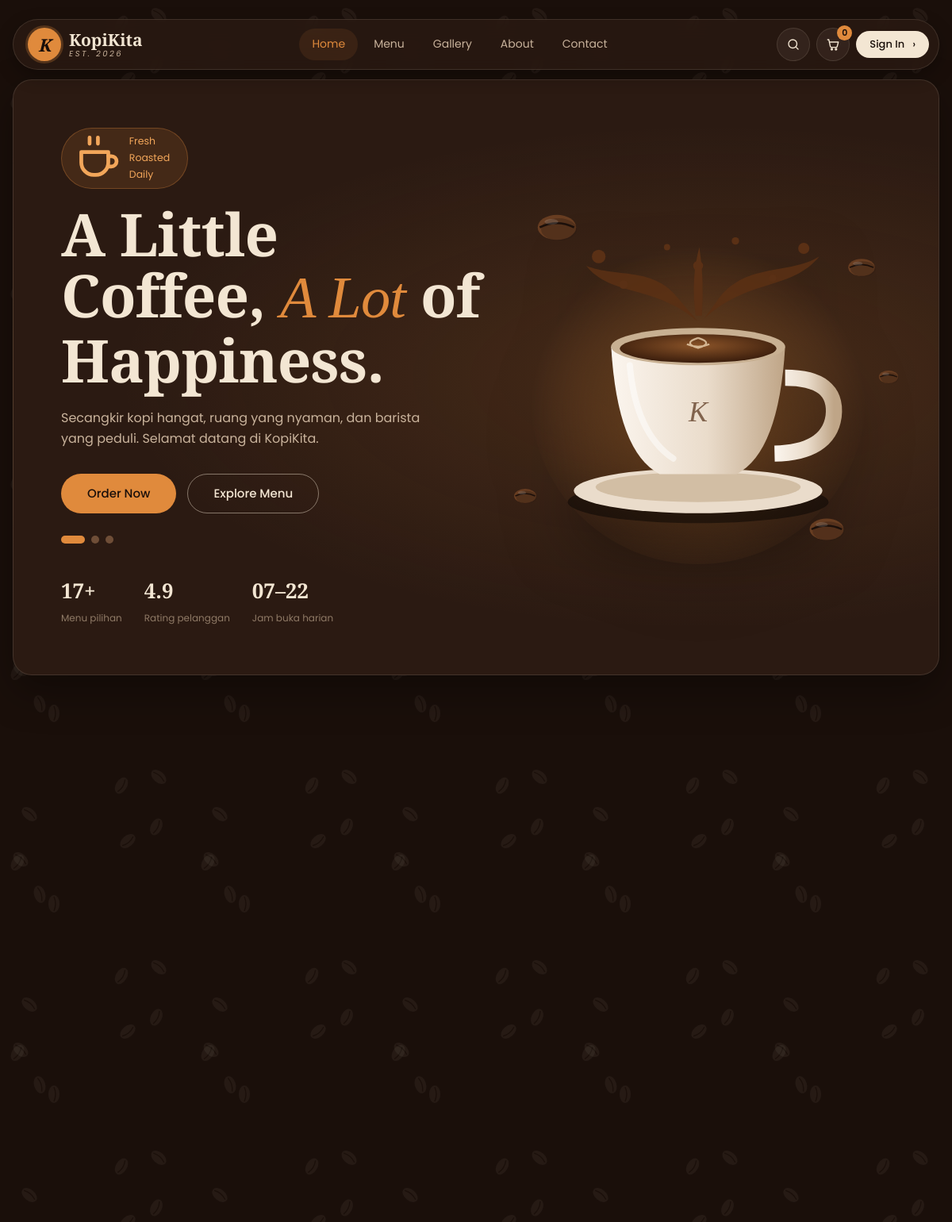
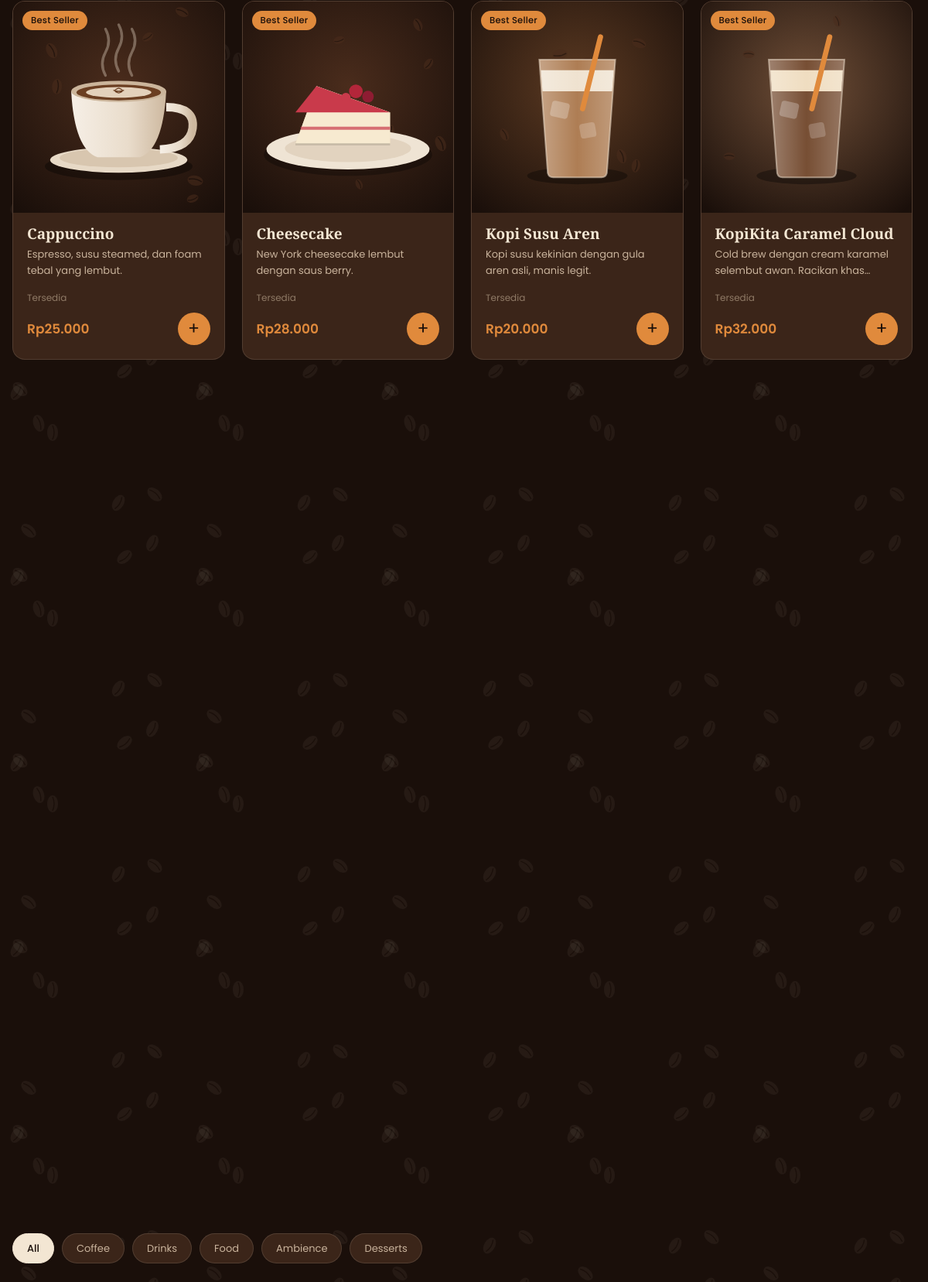
The page / (upper part) on the database its author committed (2 pictures, top to bottom).
### tables this page shows
CREATE TABLE `products` (
  `id`              BIGINT UNSIGNED NOT NULL AUTO_INCREMENT,
  `category_id`     BIGINT UNSIGNED NOT NULL,
  `sku`             VARCHAR(40)  NOT NULL,
  `name`            VARCHAR(120) NOT NULL,
  `slug`            VARCHAR(140) NOT NULL,
  `description`     TEXT         NULL,
  `price`           DECIMAL(12,2) NOT NULL,
  `stock`           INT UNSIGNED NOT NULL DEFAULT 0,
  `min_stock`       INT UNSIGNED NOT NULL DEFAULT 10,
  `image`           VARCHAR(255) NULL,
  `has_size_option` TINYINT(1)   NOT NULL DEFAULT 1,
  `is_best_seller`  TINYINT(1)   NOT NULL DEFAULT 0,
  `is_available`    TINYINT(1)   NOT NULL DEFAULT 1,
  `created_at`      DATETIME     NOT NULL,
  `updated_at`      DATETIME     NOT NULL,
  PRIMARY KEY (`id`),
  UNIQUE KEY `uq_products_sku` (`sku`),
  UNIQUE KEY `uq_products_slug` (`slug`),
  KEY `idx_products_category` (`category_id`),
  KEY `idx_products_available` (`is_available`),
  KEY `idx_products_best` (`is_best_seller`),
  CONSTRAINT `fk_products_category` FOREIGN KEY (`category_id`) REFERENCES `categories` (`id`)
    ON UPDATE CASCADE ON DELETE RESTRICT
);

### includes/auth.php (called while the page is built, shortened)
<?php
require_once __DIR__ . '/functions.php';
function current_user(): ?array
{
    static $user = false;
    if ($user !== false) {
        return $user;
    }
    if (empty($_SESSION['user_id'])) {
        return null;
    }
    $st = db()->prepare('SELECT u.id, u.name, u.username, u.email, u.role, u.avatar, u.is_active, c.id AS customer_id
                         FROM users u LEFT JOIN customers c ON c.user_id = u.id WHERE u.id = ? LIMIT 1');
    $st->execute([$_SESSION['user_id']]);
    $row = $st->fetch();
    $user = $row;
    return $user;
}

### index.php (the view, shortened to what this page needs)
<?php
require_once __DIR__ . '/includes/auth.php';
require_once __DIR__ . '/includes/components.php';
$pdo = db();
$best = $pdo->query('SELECT p.*, c.slug AS category_slug FROM products p JOIN categories c ON c.id = p.category_id
                     WHERE p.is_best_seller = 1 AND p.is_available = 1 AND c.is_active = 1 ORDER BY p.name LIMIT 10')->fetchAll();
$collections = [];
foreach (GALLERY_COLLECTIONS as $key => $label) {
    $st = $pdo->prepare('SELECT * FROM gallery_images WHERE collection = ? AND is_active = 1 ORDER BY sort_order, id');
    $st->execute([$key]);
    $imgs = $st->fetchAll();
    if ($imgs) {
        $collections[$key] = ['label' => $label, 'images' => $imgs];
    }
}
$user = current_user();
$customerArea = $user && $user['role'] === 'customer';
require __DIR__ . '/includes/header.php';
?>
<section class="hero">
    <div class="container">
        <div class="panel hero-panel">
            <div class="hero-slider">
                <div class="hero-slide active">
                    <span class="promo-tag"><?= icon('coffee') ?> Fresh Roasted Daily</span>
                    <h1>A Little Coffee, <em>A Lot</em> of Happiness.</h1>
                    <p class="hero-lead">Secangkir kopi hangat, ruang yang nyaman, dan barista yang peduli. Selamat datang di KopiKita.</p>
                    <div class="hero-actions">
                        <a href="<?= e(url($menuUrl)) ?>" class="btn btn-primary btn-lg">Order Now</a>
                        <a href="<?= e(url($menuUrl)) ?>" class="btn btn-secondary btn-lg">Explore Menu</a>
                    </div>
                </div>
                <div class="slider-dots"></div>
                <div class="hero-meta">
                    <div><strong>17+</strong><span>Menu pilihan</span></div>
                    <div><strong>4.9</strong><span>Rating pelanggan</span></div>
                    <div><strong>07–22</strong><span>Jam buka harian</span></div>
                </div>
            </div>
            <div class="hero-visual" aria-hidden="true">
                <img class="cup" src="<?= e(url('assets/images/ui/hero-cup.svg')) ?>" alt="">
                <img class="bean b1" src="<?= e(url('assets/images/ui/bean.svg')) ?>" alt="">
                <img class="bean b2" src="<?= e(url('assets/images/ui/bean.svg')) ?>" alt="">
                <img class="bean b3" src="<?= e(url('assets/images/ui/bean.svg')) ?>" alt="">
                <img class="bean b4" src="<?= e(url('assets/images/ui/bean.svg')) ?>" alt="">
                <img class="bean b5" src="<?= e(url('assets/images/ui/bean.svg')) ?>" alt="">
            </div>
        </div>
    </div>
</section>
<section class="section" id="signature">
    <div class="container">
        <div class="carousel" data-carousel>
            <div class="carousel-track">
                <?php foreach ($best as $p) { echo render_product_card($p, $customerArea); } ?>
            </div>
        </div>
    </div>
</section>
<section class="section" id="about">
    <div class="container">
    </div>
</section>
<section class="section" id="collections">
    <div class="container">
        <div class="chips" data-filter-group="#collectionGrid" style="margin-bottom:22px">
            <button type="button" class="chip active" data-filter="all">All</button>
            <?php foreach ($collections as $key => $c): ?>
                <button type="button" class="chip" data-filter="<?= e($key) ?>"><?= e($c['label']) ?></button>
            <?php endforeach; ?>
        </div>
    </div>
</section>
<?php require __DIR__ . '/includes/footer.php'; ?>

### includes/components.php (shortened to what this page needs)
<?php
function product_url(array $p, bool $customerArea = false): string
{
    return url(($customerArea ? 'customer/' : '') . 'product-detail.php?slug=' . rawurlencode($p['slug']));
}
function stock_info(array $p): array
{
    return ['Tersedia', ''];
}
function render_product_card(array $p, bool $customerArea = false): string
{
    [$stockText, $stockClass] = stock_info($p);
    $out = $stockClass === 'out';
    $link = e(product_url($p, $customerArea));
    ob_start(); ?>
    <article class="product-card" data-cat="<?= e($p['category_slug'] ?? '') ?>">
        <a class="thumb" href="<?= $link ?>">
            <img src="<?= e(product_image_url($p['image'])) ?>" alt="<?= e($p['name']) ?>" loading="lazy">
            <span class="badges">
                <?php if ($p['is_best_seller']): ?><span class="badge badge-best">Best Seller</span><?php endif; ?>
            </span>
        </a>
        <div class="body">
            <h3><a href="<?= $link ?>"><?= e($p['name']) ?></a></h3>
            <p class="desc"><?= e($p['description']) ?></p>
            <div class="stock-note <?= e($stockClass) ?>"><?= e($stockText) ?></div>
            <div class="foot">
                <span class="price"><?= e(rupiah($p['price'])) ?></span>
                <button type="button" class="add-btn" data-quick-add="<?= (int) $p['id'] ?>" aria-label="Tambah <?= e($p['name']) ?> ke keranjang" <?= $out ? 'disabled' : '' ?>>+</button>
            </div>
        </div>
    </article>
    <?php
    return ob_get_clean();
}
    require APP_ROOT . '/includes/header.php'; ?>

### rows shown on the page
products: image (picture), is_best_seller "Best Seller", name "Cappuccino", description "Espresso, susu steamed, dan foam tebal yang lembut.", price "Rp25.000"
products: image (picture), is_best_seller "Best Seller", name "Cheesecake", description "New York cheesecake lembut dengan saus berry.", price "Rp28.000"
products: image (picture), is_best_seller "Best Seller", name "Kopi Susu Aren", description "Kopi susu kekinian dengan gula aren asli, manis legit.", price "Rp20.000"
products: image (picture), is_best_seller "Best Seller", name "KopiKita Caramel Cloud", description "Cold brew dengan cream karamel selembut awan. Racikan…", price "Rp32.000"

### other values the page prints
APP_EST "2026"
$c['label'] "Coffee"
$c['label'] "Drinks"
$c['label'] "Food"
$c['label'] "Ambience"
$c['label'] "Desserts"
